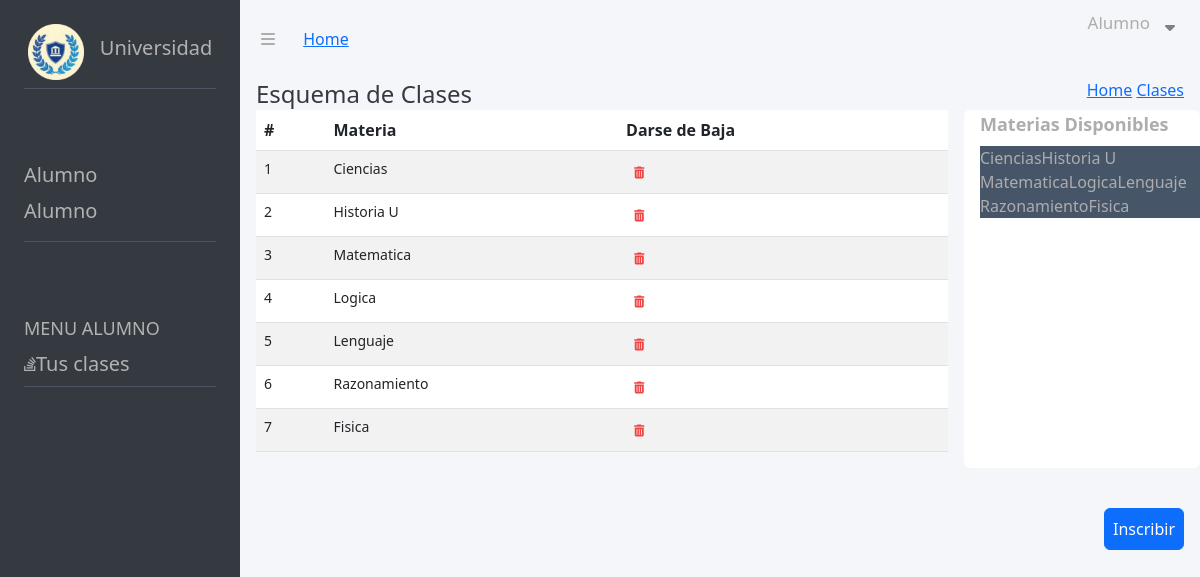
Before: /views_Alumno/class_Admin.php with the older database file.
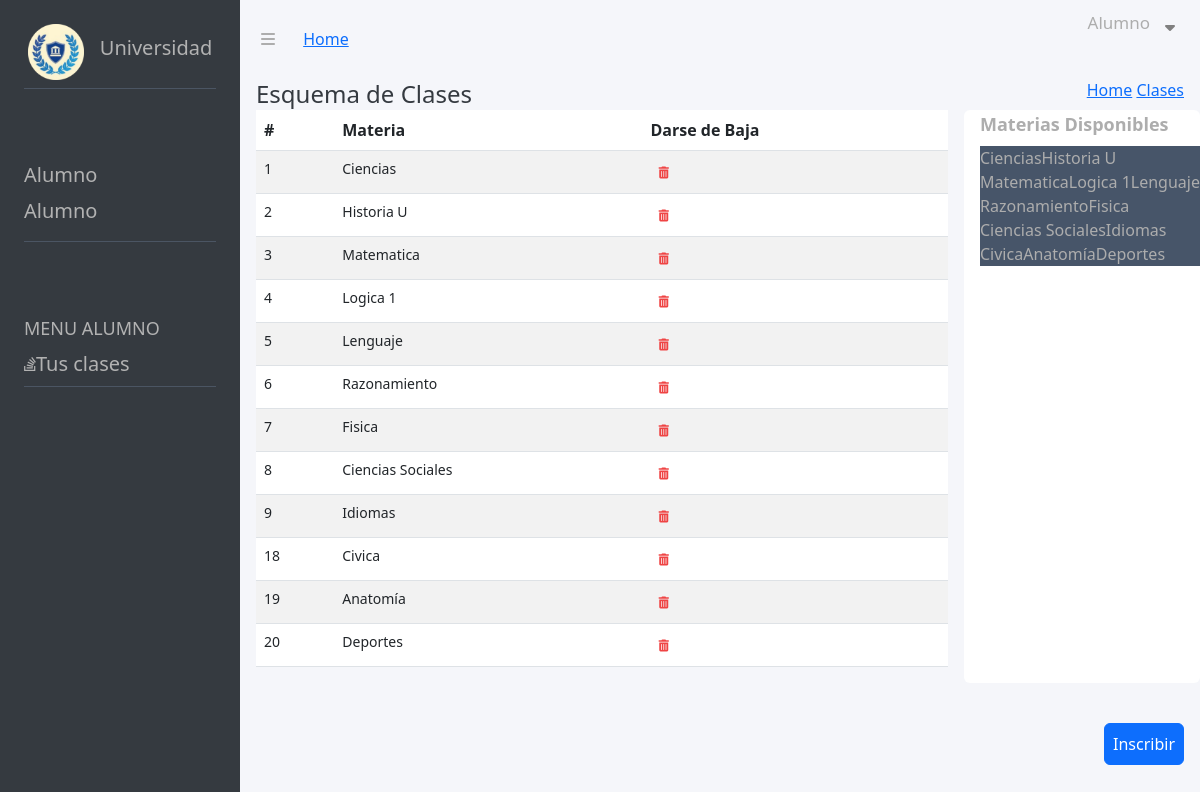
After: the same page with the newer database file.
### tables this page shows
CREATE TABLE IF NOT EXISTS `materias` (
  `id_materia` int NOT NULL AUTO_INCREMENT,
  `nombre_materia` varchar(100) DEFAULT NULL,
  `nombre_maestro` varchar(100) DEFAULT NULL,
  PRIMARY KEY (`id_materia`)
);

### views_Alumno/class_Admin.php (the view, shortened to what this page needs)
<!DOCTYPE html>
<html lang="es">
<head>
    <link rel="stylesheet" href="https://cdnjs.cloudflare.com/ajax/libs/font-awesome/6.4.0/css/all.min.css" />
    <link href="/dist/output.css" rel="stylesheet">
    <link rel="stylesheet" href="https://cdnjs.cloudflare.com/ajax/libs/twitter-bootstrap/5.3.0/css/bootstrap.min.css">
    <link rel="stylesheet" href="https://cdn.datatables.net/1.13.6/css/dataTables.bootstrap5.min.css">
    <link rel="stylesheet" href="/css/style.css">
</head>
<body>
    <main class="flex flex-col md:flex-row h-screen w-full ">
        <section class="flex flex-col w-full md:w-1/5 bg-[#353A40] text-[#B2B2B2]">
            <div class=" p-4 mb-4">
                <div class="flex justify-center items-center border-b border-gray-600 pb-2">
                    <img src="/img/circlelogo.png" alt="Logo" class="w-14 h-14 mr-4">
                    <h2 class="text-xl">Universidad</h2>
                </div>
            </div>
            <div class="p-4 mb-4">
                <div class="flex flex-col border-b border-gray-600 pb-2">
                    <h2 class="text-xl">Alumno</h2>
                    <h2 class="text-xl">Alumno</h2>
                </div>
            </div>
            <div class="p-4 mb-4 flex flex-col ">
                <h2 class="text-lg">MENU ALUMNO</h2>
                <div class="flex flex-row items-center border-b border-gray-600 pb-2 cursor-pointer hover:bg-gray-100">
                    <span class="cursor-pointer"><i class="fa-brands fa-stack-overflow"></i></span>
                    <form action="/views_Alumno/class_Admin.php" method="post">
                        <button class="text-xl">Tus clases</button>
                    </form>
                </div>
            </div>
        </section>
        <section class="w-full md:w-4/5 h-auto bg-[#F5F6FA] text-[#ADADAD] ">
            <nav>
                <div id="isologotipo" class="">
                    <span class="pl-4 pr-4 mr-2 cursor-pointer"><i class="fa-solid fa-bars"></i></span>
                    <a href="/views_Alumno/alumno.php">Home</a>
                </div>
                <ul>
                    <div id="toggleContainer">
                        <p>Alumno</p>
                        <div id="toggleIcons">
                            <i class="fa-solid fa-sort-down"></i>
                        </div>
                    </div>
                </ul>
            </nav>
            <div class="pl-4  w-full h-auto flex ">
                <div class="pr-4flex-grow flex items-center">
                    <button class="text-[#353A40] text-2xl cursor-pointer">Esquema de Clases</button>
                </div>
                <div class="pl-4 pr-4 ml-auto">
                    <a href="/views_Alumno/alumno.php" class="underline hover:no-underline">Home</a>
                    <a href="/views_Alumno/class_Admin.php" class="underline hover:no-underline">Clases</a>
                </div>
            </div>
            <div class="pl-4 w-full h-auto flex flex-col md:flex-row">
                <div class="w-full md:w-3/4 pr-4 mb-4">
                    <form action="procesar.php" method="post">
                        <div class="table-responsive">
                            <table id="tabla-materias-inscritas" class="table table-striped">
                                <thead>
                                    <tr>
                                        <th class="py-2">#</th>
                                        <th class="py-2">Materia</th>
                                        <th class="py-2">Darse de Baja</th>
                                    </tr>
                                </thead>
                                <tbody>
                                    <?php
                                    require_once("../handle_db/connection.php");
                                    $query = "SELECT * FROM materias";
                                    $stmt = $pdo->query($query);
                                    while ($row = $stmt->fetch(PDO::FETCH_ASSOC)) {
                                        echo '<tr>';
                                        echo '<td class="text-sm text-gray-500">' . $row["id_materia"] . '</td>';
                                        echo '<td class="text-sm text-gray-500">' . $row["nombre_materia"] . '</td>';
                                        echo '<td>';
                                        echo '<a href="#"><button class="text-gray-600 font-bold py-1 px-2 rounded text-xs"><i class="fa-solid fa-trash-can text-red-500 hover:text-red-600"></i></button></a>';
                                        echo '</td>';
                                        echo '</tr>';
                                    }
                                    ?>
                                </tbody>
                            </table>
                        </div>
                    </form>
                </div>
                <div class="w-full md:w-1/4 pl-4 mb-4 md:mb-0 rounded-md bg-white">
                    <h2 class="text-lg font-semibold">Materias Disponibles</h2>
                    <div class="bg-slate-600" id="materias-disponibles">
                        <?php
                        require_once("../handle_db/connection.php");
                        $query = "SELECT * FROM materias";
                        $stmt = $pdo->query($query);
                        while ($row = $stmt->fetch(PDO::FETCH_ASSOC)) {
                            echo '<button class="materia-disponible" data-nombre-materia="' . $row["nombre_materia"] . '">' . $row["nombre_materia"] . '</button>';
                        }
                        ?>
                    </div>
                </div>
            </div>
            <div class="flex justify-end p-3">
                <button type="submit" class="btn btn-primary p-2">Inscribir</button>
            </div>
        </section>
    </main>
</body>
</html>

### css/style.css (style rules this page uses)
nav { display: flex; justify-content: space-between; align-items: center; padding-left: 5px; padding-right: 5px; }
#toggleContainer { display: flex; align-items: center; padding: 10px; gap: 5px; }
#toggleContainer p { font-size: 17px; }
#toggleIcons { display: flex; justify-content: center; text-align: center; flex-direction: column; align-items: center; }
#toggleIcons i { color: gray; width: 30px; height: 30px; }

Changed rows visible on the page:
changed materias id 4: nombre_materia "Logica" → "Logica 1"
added materias: id_materia "8", nombre_materia "Ciencias Sociales"
added materias: id_materia "9", nombre_materia "Idiomas"
added materias: id_materia "18", nombre_materia "Civica"
added materias: id_materia "19", nombre_materia "Anatomía"
added materias: id_materia "20", nombre_materia "Deportes"
